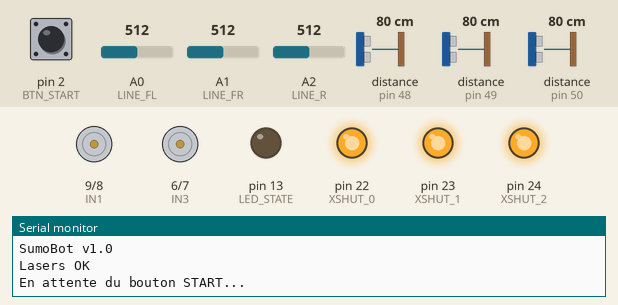
Bench run of a sketch on a simulated Arduino Mega 2560, built with avr-gcc and run on an emulated ATmega2560. Shown: motor-driver pin pairs drawn as motors (green arrow = first pin HIGH = forward, orange = second pin HIGH = backward, longer = more drive, scaled by the enable pin), output pins drawn as LEDs (lit = HIGH), the last lines printed to the serial monitor. Dashed ring = blinking. The inputs (shaded band) are chosen by the test bench; at power-on: pin 2 (BTN_START) HIGH, A0 (LINE_FL) = 512, A1 (LINE_FR) = 512, distance to the obstacle (sensors on pin 48, pin 49, pin 50) 80 cm, A2 (LINE_R) = 512. Random numbers use the default seed unless the sketch sets one.

Above: at 1.2 s.
1.3 s: pin 2 (BTN_START) pulled LOW for 0.15 s
At 1.55 s:
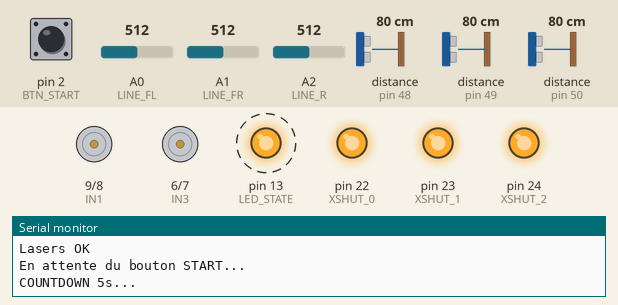
4.4 s: A0 (LINE_FL) set to 315
At 7.35 s:
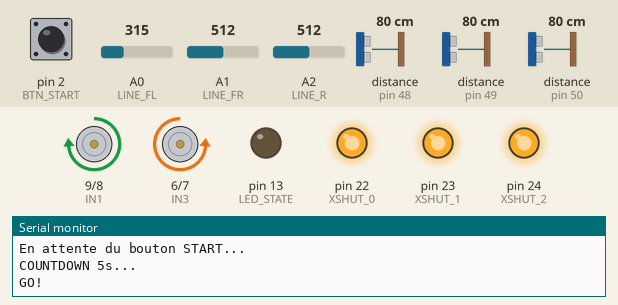
7.4 s: A0 (LINE_FL) set to 281
At 7.6 s:
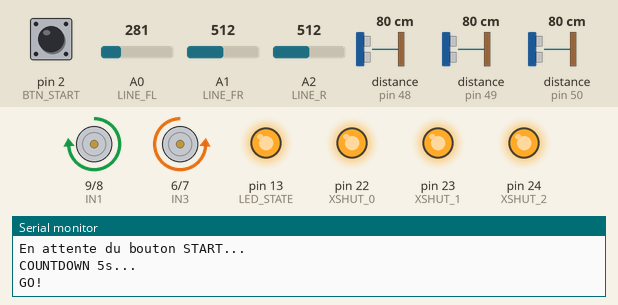
At 8.0 s:
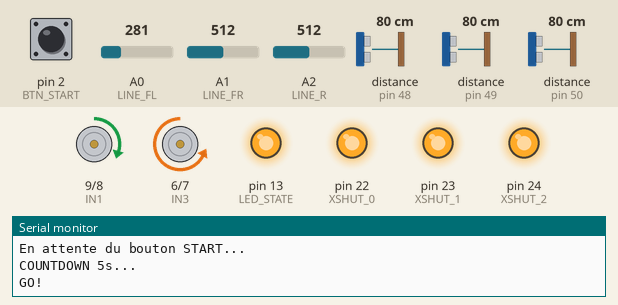
10.4 s: A1 (LINE_FR) set to 311
13.4 s: A1 (LINE_FR) set to 287
16.4 s: distance to the obstacle (sensor on pin 48) set to 250 cm
Timing chart, 0 to 30.7 s (numbered marks = the images above; inputs shaded):
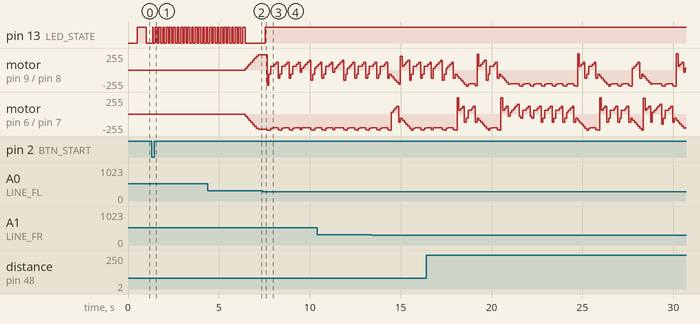

The sketch:

sumo_strategy.ino
```cpp
// =============================================================
// SumoBot Strategy — Arduino Mega 2560
// Port de la simulation optimisee (94.6% WR vs smart enemy)
// Machine a etats: SEARCH -> TRACK -> CHARGE -> EVADE -> CENTER
// =============================================================

#include <Wire.h>
#include <VL53L0X.h>
#include <avr/wdt.h>

// ===================== PINOUT =====================
// Moteur gauche (L298N)
#define ENA 10
#define IN1 9
#define IN2 8
// Moteur droit (L298N)
#define ENB 5
#define IN3 6
#define IN4 7
// Capteurs ligne TCRT5000
#define LINE_FL A0  // avant-gauche
#define LINE_FR A1  // avant-droit
#define LINE_R  A2  // arriere
// VL53L0X XSHUT
#define XSHUT_0 22  // centre
#define XSHUT_1 23  // gauche
#define XSHUT_2 24  // droite
// Interface
#define BTN_START 2  // bouton start (pull-up interne, GND pour demarrer)
#define LED_STATE 13 // LED onboard pour etat

// ===================== HARDWARE CONFIG =====================
#define SEUIL_BLANC 300       // a calibrer sur ring reel
#define LASER_RANGE 760       // mm (95% de portee max)
#define COUNTDOWN_MS 5000     // 5s reglementaire
#define MOTOR_DEADBAND 25     // PWM minimum pour que le moteur tourne
#define PWM_RAMP_STEP 30      // increment max par cycle (~60Hz = ~5ms/step)
#define BRAKE_MS 3            // freinage actif avant inversion de sens
#define LOOP_PERIOD_US 16667  // ~60Hz (16.67ms)

// ===================== STRATEGIE (simulation optimisee) =====================
const float KP            = 0.582;
const float SEARCH_PWM    = 0.899;
const float TRACK_PWM     = 0.99;
const float CHARGE_PWM    = 0.976;
const int   CHARGE_THRESH = 372;    // mm
const int   EVADE_FRONT_MS = 450;
const int   EVADE_REAR_MS  = 300;
const float EVADE_REV_RATIO = 0.45;
const float EVADE_PWM     = 0.964;
const float EDGE_STEER    = 0.453;
const int   CENTER_RETURN_MS = 350;
const int   CENTER_FILL   = 145;    // mm
const float FLANK_ANGLE   = 0.51;
const int   FLANK_THRESH  = 636;    // mm
const float FLANK_PWM     = 0.658;

// ===================== CAPTEURS VL53L0X =====================
VL53L0X laser0, laser1, laser2;
bool lasersOK = false;

// ===================== FILTRAGE CAPTEURS =====================
// Filtre median 3 echantillons pour lasers (elimine les outliers)
int laserBuf0[3], laserBuf1[3], laserBuf2[3];
byte laserIdx = 0;

int median3(int a, int b, int c) {
  if (a > b) { int t = a; a = b; b = t; }
  if (b > c) { int t = b; b = c; c = t; }
  if (a > b) { int t = a; a = b; b = t; }
  return b;
}

// Ligne: multi-sample pour reduire le bruit
bool readLinePin(int pin) {
  int sum = analogRead(pin) + analogRead(pin);
  return (sum / 2) < SEUIL_BLANC;
}

// ===================== ETAT IA =====================
enum State { WAIT_START, COUNTDOWN, SEARCH, TRACK, CHARGE, FLANK, EVADE, CENTER };
State aiState = WAIT_START;

// Evade
unsigned long evadeStart = 0;
int evadeDuration = 0;
int evadeDir = 1;
bool evadeRear = false;

// Center return
unsigned long centerStart = 0;

// Flank
int flankDir = 0;

// Countdown
unsigned long countdownStart = 0;

// Capteurs (valeurs filtrees)
int d0mm, d1mm, d2mm;
bool det0, det1, det2;
bool lineFL, lineFR, lineR;

// ===================== MOTEURS AVEC RAMPE =====================
int curPwmL = 0, curPwmR = 0;    // PWM actuel (-255..255)
int tgtPwmL = 0, tgtPwmR = 0;    // PWM cible

int rampToward(int current, int target, int step) {
  if (current < target) return min(current + step, target);
  if (current > target) return max(current - step, target);
  return current;
}

void applyMotor(int pwm, int pinEN, int pinA, int pinB) {
  // Deadband: en dessous du seuil, freiner plutot que chauffer
  if (abs(pwm) < MOTOR_DEADBAND) {
    digitalWrite(pinA, LOW);
    digitalWrite(pinB, LOW);
    analogWrite(pinEN, 0);
    return;
  }
  if (pwm > 0) {
    digitalWrite(pinA, HIGH); digitalWrite(pinB, LOW);
  } else {
    digitalWrite(pinA, LOW);  digitalWrite(pinB, HIGH);
  }
  analogWrite(pinEN, abs(pwm));
}

void updateMotors() {
  // Freinage actif si inversion de sens demandee
  if ((curPwmL > MOTOR_DEADBAND && tgtPwmL < -MOTOR_DEADBAND) ||
      (curPwmL < -MOTOR_DEADBAND && tgtPwmL > MOTOR_DEADBAND)) {
    // Brake: les deux pins HIGH pendant quelques ms
    digitalWrite(IN1, HIGH); digitalWrite(IN2, HIGH);
    analogWrite(ENA, 255);
    curPwmL = 0;
  }
  if ((curPwmR > MOTOR_DEADBAND && tgtPwmR < -MOTOR_DEADBAND) ||
      (curPwmR < -MOTOR_DEADBAND && tgtPwmR > MOTOR_DEADBAND)) {
    digitalWrite(IN3, HIGH); digitalWrite(IN4, HIGH);
    analogWrite(ENB, 255);
    curPwmR = 0;
  }

  // Rampe progressive
  curPwmL = rampToward(curPwmL, tgtPwmL, PWM_RAMP_STEP);
  curPwmR = rampToward(curPwmR, tgtPwmR, PWM_RAMP_STEP);

  applyMotor(curPwmL, ENA, IN1, IN2);
  applyMotor(curPwmR, ENB, IN3, IN4);
}

void setMotors(int left, int right) {
  tgtPwmL = constrain(left, -255, 255);
  tgtPwmR = constrain(right, -255, 255);
}

void stopMotors() {
  tgtPwmL = 0; tgtPwmR = 0;
  curPwmL = 0; curPwmR = 0;
  digitalWrite(IN1, LOW); digitalWrite(IN2, LOW);
  digitalWrite(IN3, LOW); digitalWrite(IN4, LOW);
  analogWrite(ENA, 0); analogWrite(ENB, 0);
}

void brakeMotors() {
  // Freinage actif (court-circuit moteur via H-bridge)
  digitalWrite(IN1, HIGH); digitalWrite(IN2, HIGH); analogWrite(ENA, 255);
  digitalWrite(IN3, HIGH); digitalWrite(IN4, HIGH); analogWrite(ENB, 255);
  curPwmL = 0; curPwmR = 0;
  tgtPwmL = 0; tgtPwmR = 0;
}

// ===================== I2C RECOVERY =====================
void i2cRecover() {
  // Si le bus I2C est bloque (SDA stuck LOW), generer des clocks manuellement
  Wire.end();
  pinMode(21, OUTPUT); // SCL
  for (int i = 0; i < 16; i++) {
    digitalWrite(21, HIGH); delayMicroseconds(5);
    digitalWrite(21, LOW);  delayMicroseconds(5);
  }
  digitalWrite(21, HIGH);
  Wire.begin();
  Wire.setClock(400000);
}

// ===================== INIT LASERS =====================
void initLasers() {
  pinMode(XSHUT_0, OUTPUT); digitalWrite(XSHUT_0, LOW);
  pinMode(XSHUT_1, OUTPUT); digitalWrite(XSHUT_1, LOW);
  pinMode(XSHUT_2, OUTPUT); digitalWrite(XSHUT_2, LOW);
  delay(10);

  // Init sequentielle avec adresses uniques
  digitalWrite(XSHUT_0, HIGH); delay(10);
  laser0.setTimeout(200);
  if (!laser0.init()) { Serial.println("ERR laser0"); return; }
  laser0.setAddress(0x30);
  laser0.setMeasurementTimingBudget(20000); // 20ms — rapide
  laser0.startContinuous(0);

  digitalWrite(XSHUT_1, HIGH); delay(10);
  laser1.setTimeout(200);
  if (!laser1.init()) { Serial.println("ERR laser1"); return; }
  laser1.setAddress(0x31);
  laser1.setMeasurementTimingBudget(20000);
  laser1.startContinuous(0);

  digitalWrite(XSHUT_2, HIGH); delay(10);
  laser2.setTimeout(200);
  if (!laser2.init()) { Serial.println("ERR laser2"); return; }
  laser2.setAddress(0x32);
  laser2.setMeasurementTimingBudget(20000);
  laser2.startContinuous(0);

  lasersOK = true;
  Serial.println("Lasers OK");
}

// ===================== LECTURE CAPTEURS =====================
void readSensors() {
  // Ligne (double lecture pour filtrage)
  lineFL = readLinePin(LINE_FL);
  lineFR = readLinePin(LINE_FR);
  lineR  = readLinePin(LINE_R);

  if (!lasersOK) {
    d0mm = d1mm = d2mm = LASER_RANGE;
    det0 = det1 = det2 = false;
    return;
  }

  // Lasers: lecture brute dans buffer circulaire
  int r0 = laser0.readRangeContinuousMillimeters();
  int r1 = laser1.readRangeContinuousMillimeters();
  int r2 = laser2.readRangeContinuousMillimeters();

  // Timeout → portee max
  if (r0 > 8000 || laser0.timeoutOccurred()) r0 = LASER_RANGE;
  if (r1 > 8000 || laser1.timeoutOccurred()) r1 = LASER_RANGE;
  if (r2 > 8000 || laser2.timeoutOccurred()) r2 = LASER_RANGE;

  // Detecter I2C bloque (les 3 en timeout simultanement)
  if (laser0.timeoutOccurred() && laser1.timeoutOccurred() && laser2.timeoutOccurred()) {
    i2cRecover();
    initLasers();
  }

  // Buffer median
  laserBuf0[laserIdx] = r0;
  laserBuf1[laserIdx] = r1;
  laserBuf2[laserIdx] = r2;
  laserIdx = (laserIdx + 1) % 3;

  // Filtre median 3 points
  d0mm = median3(laserBuf0[0], laserBuf0[1], laserBuf0[2]);
  d1mm = median3(laserBuf1[0], laserBuf1[1], laserBuf1[2]);
  d2mm = median3(laserBuf2[0], laserBuf2[1], laserBuf2[2]);

  det0 = d0mm < LASER_RANGE;
  det1 = d1mm < LASER_RANGE;
  det2 = d2mm < LASER_RANGE;
}

// ===================== LED ETAT =====================
void updateLED() {
  switch (aiState) {
    case WAIT_START: digitalWrite(LED_STATE, (millis() / 500) % 2);  break; // blink lent
    case COUNTDOWN:  digitalWrite(LED_STATE, (millis() / 100) % 2);  break; // blink rapide
    case SEARCH:     digitalWrite(LED_STATE, LOW);   break;
    case EVADE:      digitalWrite(LED_STATE, HIGH);  break;
    default:         digitalWrite(LED_STATE, HIGH);  break; // engage = allumee
  }
}

// ===================== STRATEGIE =====================
void botAI() {
  const int maxPwm = 255;
  bool anyLaser = det0 || det1 || det2;
  unsigned long now = millis();

  int eff1 = det1 ? d1mm : (det0 ? d0mm + CENTER_FILL : LASER_RANGE);
  int eff2 = det2 ? d2mm : (det0 ? d0mm + CENTER_FILL : LASER_RANGE);

  // ========== EVADE ==========
  if (aiState == EVADE) {
    unsigned long elapsed = now - evadeStart;
    if ((int)elapsed >= evadeDuration) {
      aiState = CENTER;
      centerStart = now;
      return;
    }
    if (evadeRear) {
      int spd = maxPwm * EVADE_PWM;
      setMotors(spd, spd);
    } else {
      int revMs = evadeDuration * EVADE_REV_RATIO;
      if ((int)elapsed < revMs) {
        int spd = maxPwm * EVADE_PWM;
        setMotors(-spd, -spd);
      } else {
        int spd = maxPwm * 0.8;
        setMotors(evadeDir * spd, -evadeDir * spd);
      }
    }
    return;
  }

  // ========== CENTER RETURN ==========
  if (aiState == CENTER) {
    if ((int)(now - centerStart) >= CENTER_RETURN_MS) {
      aiState = SEARCH;
      return;
    }
    if (!lineFL && !lineFR && !lineR && !det0 && !det1 && !det2) {
      int spd = maxPwm * 0.7;
      setMotors(spd, spd);
      return;
    }
    aiState = SEARCH;
  }

  // ========== LIGNE ==========
  if (lineFL || lineFR || lineR) {
    bool fwdDet = det0 || det1 || det2;
    bool engaging = fwdDet && (aiState == CHARGE || aiState == TRACK);
    bool singleFront = (lineFL || lineFR) && !(lineFL && lineFR) && !lineR;

    if (engaging && singleFront) {
      int minD = 9999;
      if (det0 && d0mm < minD) minD = d0mm;
      if (det1 && d1mm < minD) minD = d1mm;
      if (det2 && d2mm < minD) minD = d2mm;

      float err = eff1 - eff2;
      float cor = KP * err;
      int base = (minD < CHARGE_THRESH) ? maxPwm * CHARGE_PWM : maxPwm * TRACK_PWM;
      int ec = lineFL ? (int)(maxPwm * EDGE_STEER) : -(int)(maxPwm * EDGE_STEER);
      setMotors(
        constrain(base + (int)cor + ec, -maxPwm, maxPwm),
        constrain(base - (int)cor - ec, -maxPwm, maxPwm)
      );
      aiState = CHARGE;
      return;
    }

    if (lineR && !lineFL && !lineFR) {
      evadeDuration = EVADE_REAR_MS;
      evadeRear = true;
    } else {
      evadeDuration = EVADE_FRONT_MS;
      evadeRear = false;
      if (lineFL && !lineFR)       evadeDir = 1;
      else if (lineFR && !lineFL)  evadeDir = -1;
      else                         evadeDir = (random(2) == 0) ? 1 : -1;
    }
    evadeStart = now;
    aiState = EVADE;
    return;
  }

  // ========== SEARCH / TRACK / CHARGE / FLANK ==========
  if (!anyLaser) {
    aiState = SEARCH;
    flankDir = 0;
    int spd = maxPwm * SEARCH_PWM;
    setMotors(spd, -spd);
  } else {
    int minD = 9999;
    if (det0 && d0mm < minD) minD = d0mm;
    if (det1 && d1mm < minD) minD = d1mm;
    if (det2 && d2mm < minD) minD = d2mm;

    float err = eff1 - eff2;
    float cor = KP * err;

    if (minD > FLANK_THRESH) {
      aiState = FLANK;
      if (flankDir == 0) {
        if (det1 && !det2)       flankDir = -1;
        else if (det2 && !det1)  flankDir = 1;
        else                     flankDir = (random(2) == 0) ? 1 : -1;
      }
      float arcCor = KP * err + flankDir * FLANK_ANGLE * 150.0;
      int base = maxPwm * FLANK_PWM;
      setMotors(
        constrain(base + (int)arcCor, -maxPwm, maxPwm),
        constrain(base - (int)arcCor, -maxPwm, maxPwm)
      );
    } else {
      flankDir = 0;
      int base;
      if (minD < CHARGE_THRESH) { aiState = CHARGE; base = maxPwm * CHARGE_PWM; }
      else                      { aiState = TRACK;  base = maxPwm * TRACK_PWM;  }
      setMotors(
        constrain(base + (int)cor, -maxPwm, maxPwm),
        constrain(base - (int)cor, -maxPwm, maxPwm)
      );
    }
  }
}

// ===================== SETUP =====================
void setup() {
  // Moteurs
  pinMode(ENA, OUTPUT); pinMode(IN1, OUTPUT); pinMode(IN2, OUTPUT);
  pinMode(ENB, OUTPUT); pinMode(IN3, OUTPUT); pinMode(IN4, OUTPUT);
  stopMotors();

  // Capteurs ligne
  pinMode(LINE_FL, INPUT);
  pinMode(LINE_FR, INPUT);
  pinMode(LINE_R,  INPUT);

  // Bouton start + LED
  pinMode(BTN_START, INPUT_PULLUP);
  pinMode(LED_STATE, OUTPUT);

  Serial.begin(9600);
  Serial.println(F("SumoBot v1.0"));

  // I2C
  Wire.begin();
  Wire.setClock(400000);
  initLasers();

  // Init filtre median (remplir le buffer)
  for (int i = 0; i < 3; i++) {
    laserBuf0[i] = LASER_RANGE;
    laserBuf1[i] = LASER_RANGE;
    laserBuf2[i] = LASER_RANGE;
  }

  // Seed random
  randomSeed(analogRead(A5));

  // Watchdog 500ms — reset si le code bloque
  wdt_enable(WDTO_500MS);

  aiState = WAIT_START;
  Serial.println(F("En attente du bouton START..."));
}

// ===================== LOOP =====================
void loop() {
  unsigned long loopStart = micros();

  wdt_reset();

  // Attente bouton start
  if (aiState == WAIT_START) {
    updateLED();
    if (digitalRead(BTN_START) == LOW) {
      delay(50); // debounce
      if (digitalRead(BTN_START) == LOW) {
        countdownStart = millis();
        aiState = COUNTDOWN;
        Serial.println(F("COUNTDOWN 5s..."));
      }
    }
    return;
  }

  // Countdown
  if (aiState == COUNTDOWN) {
    updateLED();
    stopMotors();
    if (millis() - countdownStart >= COUNTDOWN_MS) {
      aiState = SEARCH;
      Serial.println(F("GO!"));
    }
    return;
  }

  // Lecture capteurs
  readSensors();

  // IA
  botAI();

  // Appliquer moteurs avec rampe
  updateMotors();

  // LED
  updateLED();

  // Cadencer la boucle a ~60Hz
  unsigned long elapsed = micros() - loopStart;
  if (elapsed < LOOP_PERIOD_US) {
    delayMicroseconds(LOOP_PERIOD_US - elapsed);
  }
}
```

Measured:
- the behaviour switches between 300 and 299 on A0 (LINE_FL) (found by bisection; images 2 and 3)
- by itself, pin 13 (LED_STATE): alternates HIGH for 0.10 s and LOW for 0.10 s
